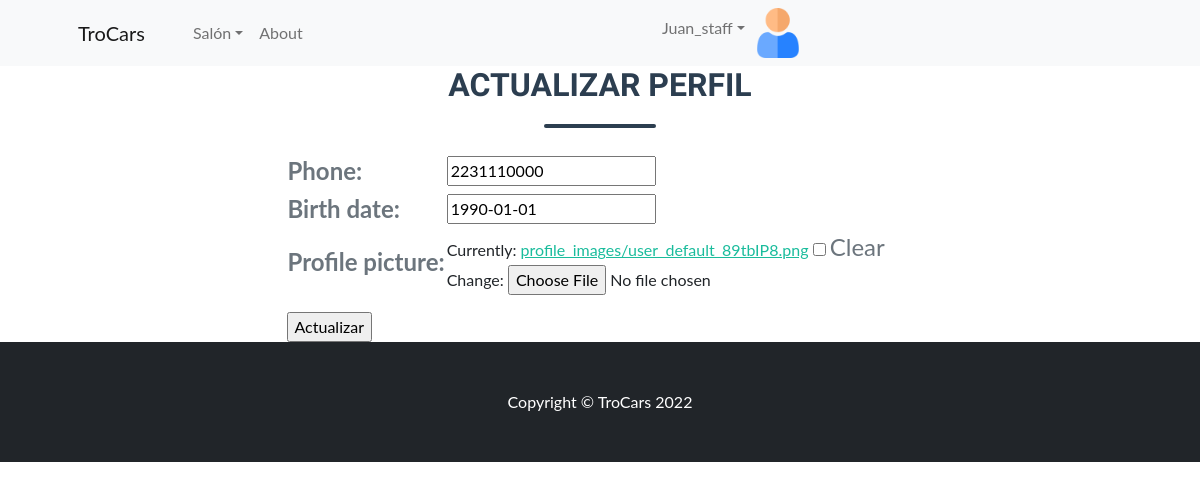
The app's page /users/update/profile/1 (signed in), older data.
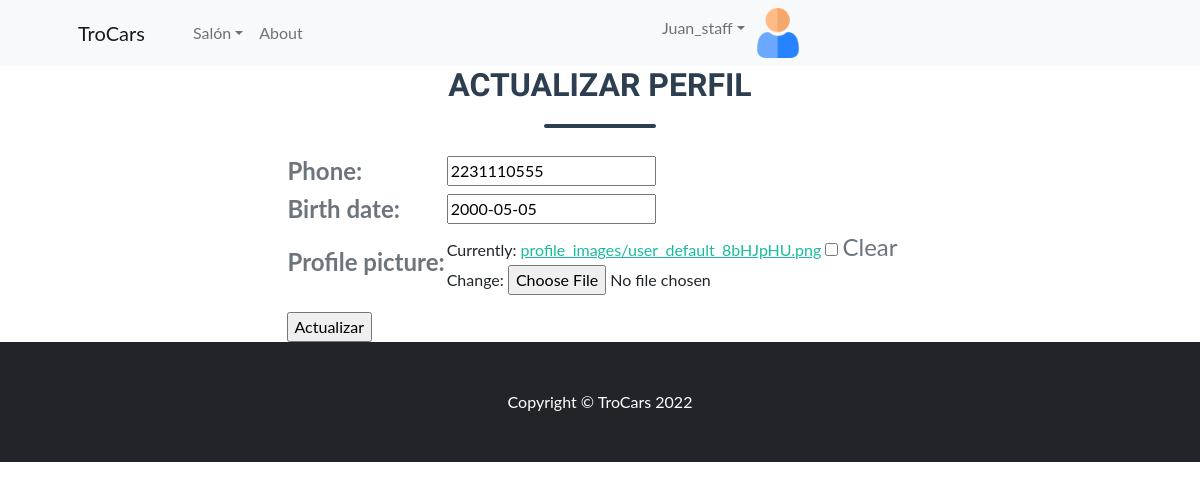
The same page, newer data.
### users/models.py (models this page shows)
class UserProfile(models.Model):
    user = models.OneToOneField(User, on_delete=models.CASCADE, related_name='profile')
    phone = models.CharField(max_length=25, null=True, blank=True)
    birth_date = models.DateField(null=True, blank=True)
    profile_picture = models.ImageField(upload_to='profile_images', null=True, blank=True)

### users/views.py (the view, shortened to what this page needs)
# urls.py: path('update/profile/<id>', update_user_profile, name='update_profile'),
@login_required
def update_user_profile(request,id):
    user = User.objects.get(id=id)
    if request.method == 'GET':
        form = UserProfileForm(initial={
            'phone':request.user.profile.phone,
            'birth_date':request.user.profile.birth_date,
            'profile_picture':request.user.profile.profile_picture
        })
        context ={
            'form':form
        }
        return render(request, 'users/update_profile.html', context=context)

### users/forms.py
class UserProfileForm(forms.ModelForm):
    class Meta:
        model = UserProfile
        fields = ['phone', 'birth_date', 'profile_picture']

### templates/users/update_profile.html (shortened to what this page needs)
{% extends 'base.html' %}
{% block content %}
{% load static %}
<link href="{% static 'css/styles2.css' %}" rel="stylesheet" />
<div class="container">
    <h2 class="page-section-heading text-center text-uppercase text-secondary mb-0">Actualizar perfil</h2>
    <div class="divider-custom">
        <div class="divider-custom-line"></div>
    </div>
    <div class="row justify-content-center">
        <div class="row justify-content-center">
            {% if form %}
                <div class="col-lg-8 col-xl-7">
                    <form action="" method="POST" enctype="multipart/form-data" >
                        <div class="form-floating mb-3">
                            <table>
                                {{form.as_table}}
                            </table>
                        </div>
                        <input type="submit" value="Actualizar">
                    </form>
                </div>
            {% endif %}
        </div>
    </div>
</div>
{% endblock %}

Row changes from the older to the newer data that the page shows:
changed UserProfile: phone "2231110000" → "2231110555"; birth_date "1990-01-01" → "2000-05-05"
Text that changed along with them:
text no longer shown: "Phone: Birth date: Profile picture: Currently: profile_images/user_default_89tbIP8.png Clear Change:"
text now shown: "Phone: Birth date: Profile picture: Currently: profile_images/user_default_8bHJpHU.png Clear Change:"
